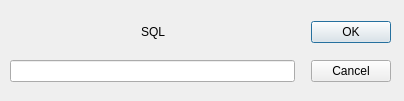
<?xml version="1.0" encoding="UTF-8"?>
<ui version="4.0">
 <class>SQLDialog</class>
 <widget class="QDialog" name="SQLDialog">
  <property name="geometry">
   <rect>
    <x>0</x>
    <y>0</y>
    <width>404</width>
    <height>101</height>
   </rect>
  </property>
  <property name="windowTitle">
   <string>InputSQL</string>
  </property>
  <widget class="QWidget" name="verticalLayoutWidget">
   <property name="geometry">
    <rect>
     <x>10</x>
     <y>10</y>
     <width>381</width>
     <height>83</height>
    </rect>
   </property>
   <layout class="QGridLayout" name="gridLayout">
    <item row="0" column="0">
     <spacer name="horizontalSpacer">
      <property name="orientation">
       <enum>Qt::Horizontal</enum>
      </property>
      <property name="sizeHint" stdset="0">
       <size>
        <width>40</width>
        <height>20</height>
       </size>
      </property>
     </spacer>
    </item>
    <item row="0" column="1">
     <widget class="QLabel" name="label">
      <property name="text">
       <string>SQL</string>
      </property>
     </widget>
    </item>
    <item row="0" column="4">
     <widget class="QPushButton" name="OKButton">
      <property name="text">
       <string>OK</string>
      </property>
     </widget>
    </item>
    <item row="2" column="4">
     <widget class="QPushButton" name="CancelButton">
      <property name="text">
       <string>Cancel</string>
      </property>
     </widget>
    </item>
    <item row="0" column="2">
     <spacer name="horizontalSpacer_2">
      <property name="orientation">
       <enum>Qt::Horizontal</enum>
      </property>
      <property name="sizeHint" stdset="0">
       <size>
        <width>40</width>
        <height>20</height>
       </size>
      </property>
     </spacer>
    </item>
    <item row="2" column="0" colspan="3">
     <widget class="QLineEdit" name="lineEdit"/>
    </item>
    <item row="0" column="3">
     <spacer name="horizontalSpacer_3">
      <property name="orientation">
       <enum>Qt::Horizontal</enum>
      </property>
      <property name="sizeType">
       <enum>QSizePolicy::Minimum</enum>
      </property>
      <property name="sizeHint" stdset="0">
       <size>
        <width>10</width>
        <height>20</height>
       </size>
      </property>
     </spacer>
    </item>
    <item row="2" column="3">
     <spacer name="horizontalSpacer_4">
      <property name="orientation">
       <enum>Qt::Horizontal</enum>
      </property>
      <property name="sizeType">
       <enum>QSizePolicy::Minimum</enum>
      </property>
      <property name="sizeHint" stdset="0">
       <size>
        <width>10</width>
        <height>20</height>
       </size>
      </property>
     </spacer>
    </item>
   </layout>
  </widget>
 </widget>
 <resources/>
 <connections/>
</ui>
